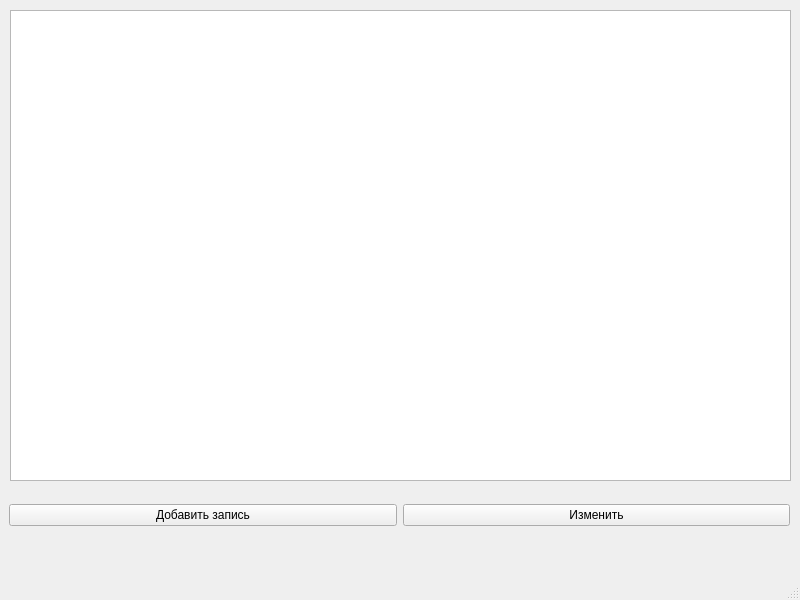
<?xml version="1.0" encoding="UTF-8"?>
<ui version="4.0">
 <class>MainWindow</class>
 <widget class="QMainWindow" name="MainWindow">
  <property name="geometry">
   <rect>
    <x>0</x>
    <y>0</y>
    <width>800</width>
    <height>600</height>
   </rect>
  </property>
  <property name="windowTitle">
   <string>Капучино</string>
  </property>
  <widget class="QWidget" name="centralwidget">
   <widget class="QTableView" name="db_view">
    <property name="geometry">
     <rect>
      <x>10</x>
      <y>10</y>
      <width>781</width>
      <height>471</height>
     </rect>
    </property>
    <property name="maximumSize">
     <size>
      <width>781</width>
      <height>16777215</height>
     </size>
    </property>
    <property name="editTriggers">
     <set>QAbstractItemView::NoEditTriggers</set>
    </property>
    <property name="selectionMode">
     <enum>QAbstractItemView::SingleSelection</enum>
    </property>
    <property name="selectionBehavior">
     <enum>QAbstractItemView::SelectRows</enum>
    </property>
   </widget>
   <widget class="QWidget" name="horizontalLayoutWidget">
    <property name="geometry">
     <rect>
      <x>9</x>
      <y>490</y>
      <width>781</width>
      <height>51</height>
     </rect>
    </property>
    <layout class="QHBoxLayout" name="horizontalLayout">
     <item>
      <widget class="QPushButton" name="addButton">
       <property name="text">
        <string>Добавить запись</string>
       </property>
      </widget>
     </item>
     <item>
      <widget class="QPushButton" name="editButton">
       <property name="text">
        <string>Изменить</string>
       </property>
      </widget>
     </item>
    </layout>
   </widget>
  </widget>
  <widget class="QMenuBar" name="menubar">
   <property name="geometry">
    <rect>
     <x>0</x>
     <y>0</y>
     <width>800</width>
     <height>21</height>
    </rect>
   </property>
  </widget>
  <widget class="QStatusBar" name="statusbar"/>
 </widget>
 <resources/>
 <connections/>
</ui>
